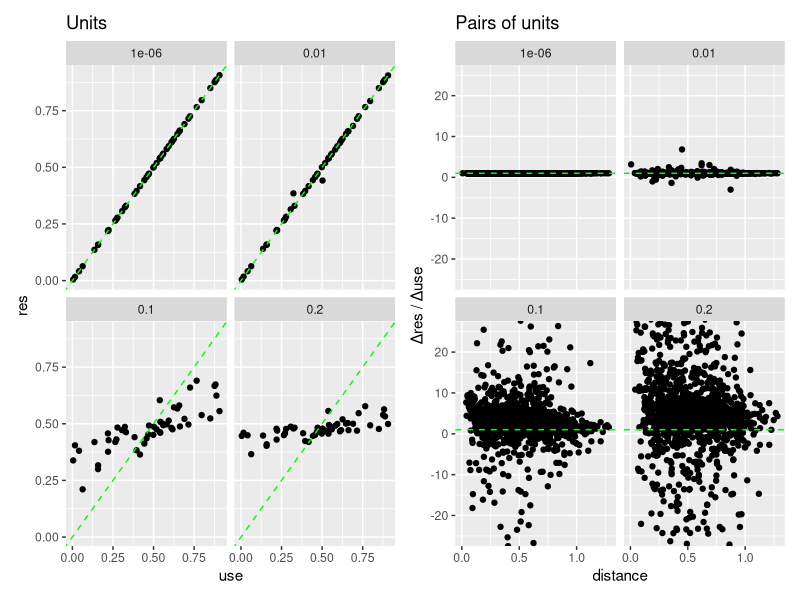

Generate this figure with R:
#!/usr/bin/env Rscript

library(tidyverse)
library(patchwork)
rlm <- MASS::rlm

n <- 50
slope <- 1

# Put points on a grid
unit_data <- tibble(
  id = 1:n,
  use = runif(n, 0, 1),
  x = runif(n, 0, 1),
  y = runif(n, 0, 1)
)

build_cross <- function(unit_data, alpha) {
  cross_data <- crossing(
    rename_all(unit_data, ~ str_c(., ".1")),
    rename_all(unit_data, ~ str_c(., ".2"))
  ) %>%
    mutate(dist = sqrt((x.1 - x.2) ** 2 + (y.1 - y.2) ** 2))

  neighbor_use_data <- cross_data %>%
    # filter(id.1 != id.2) %>%
    group_by(id.1) %>%
    mutate(weight = exp(-dist / alpha)) %>%
    # mutate(weight = if_else(dist == 0, 1 - alpha, alpha / dist)) %>%
    summarize(neighbor_use = weighted.mean(use.2, weight)) %>%
    select(id = id.1, neighbor_use)

  unit_data <- unit_data %>%
    left_join(neighbor_use_data, by = "id") %>%
    mutate(res = slope * neighbor_use) %>%
    select(id, use, res)

  dist_data <- cross_data %>%
    select(id.1, id.2, dist) %>%
    left_join(rename_all(unit_data, ~ str_c(., ".1")), by = "id.1") %>%
    left_join(rename_all(unit_data, ~ str_c(., ".2")), by = "id.2") %>%
    mutate(
      d_use = use.1 - use.2,
      d_res = res.1 - res.2,
      dr_du = d_use / d_res
    ) %>%
    filter(id.1 != id.2, d_use >= 0) %>%
    select(id.1, id.2, dr_du, dist)

  list(
    unit_data = unit_data,
    dist_data = dist_data
  )
}

# This approach "works" whether you use the current model
# (weight = e^{-dist / alpha}) or the other model (currently
# commented; weight = 1-a if dist==0, else alpha / dist).

alphas <- c(1e-6, 0.01, 0.1, 0.2)
# alphas <- c(0.0, 0.1, 0.5, 1.0)

results <- tibble(alpha = alphas) %>%
  mutate(
    data = map(alpha, ~ build_cross(unit_data, .)),
    unit_data = map(data, ~ .$unit_data),
    dist_data = map(data, ~ .$dist_data),
    model = map(dist_data, ~ rlm(dr_du ~ dist, data = .)),
    summary = map(model, summary),
    ci = map(model, confint.default),
    cor = map(dist_data, ~ cor.test(.$dr_du, .$dist, method = "spearman"))
  )

unit_plot <- results %>%
  select(alpha, unit_data) %>%
  unnest(cols = unit_data) %>%
  ggplot(aes(use, res)) +
  facet_wrap(vars(alpha)) +
  geom_point() +
  geom_abline(slope = 1, linetype = 2, color = "green") +
  stat_smooth(method = "rlm", color = "red", linetype = 2, se = FALSE) +
  labs(x = "use", y = "res", title = "Units")

pair_plot <- results %>%
  select(alpha, dist_data) %>%
  unnest(cols = dist_data) %>%
  ggplot(aes(dist, dr_du)) +
  facet_wrap(vars(alpha)) +
  geom_point() +
  geom_hline(yintercept = 1, linetype = 2, color = "green") +
  stat_smooth(method = "rlm", color = "red", linetype = 2, se = FALSE) +
  coord_cartesian(ylim = c(-25, 25)) +
  labs(x = "distance", y = "Δres / Δuse", title = "Pairs of units")

plot <- unit_plot + pair_plot

ggsave("tmp.pdf")

# results$summary
# results$ci
# results$cor
